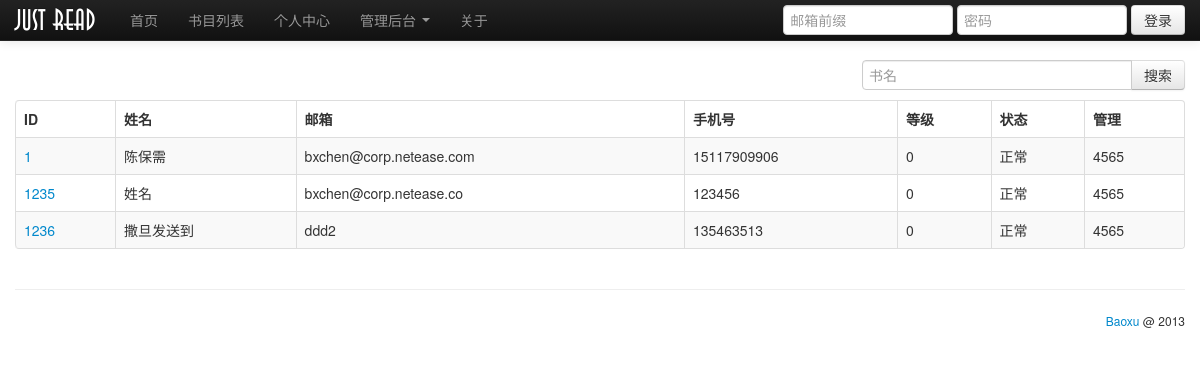
Before: /admin/user_list.php with the older database file.
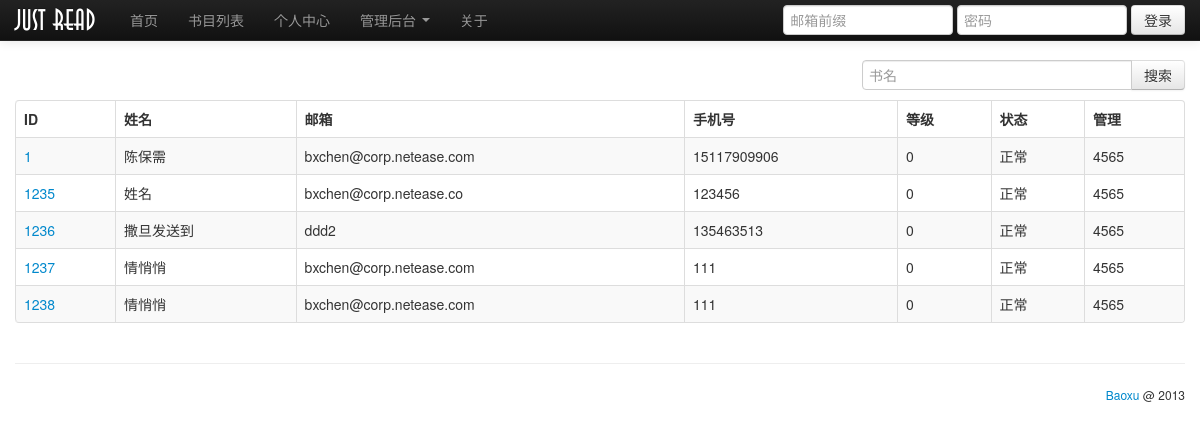
After: the same page with the newer database file.
### tables this page shows
CREATE TABLE `user` (
  `user_id` int(5) NOT NULL AUTO_INCREMENT COMMENT '用户ID-主键',
  `name` varchar(20) NOT NULL COMMENT '姓名',
  `mail` varchar(50) NOT NULL COMMENT '邮箱地址-登录名',
  `password` varchar(50) NOT NULL COMMENT '密码',
  `admin` int(1) NOT NULL DEFAULT '0' COMMENT '是否是管理员',
  `phone` bigint(11) DEFAULT NULL COMMENT '手机号',
  `head` varchar(30) DEFAULT NULL COMMENT '用户头像URI',
  `sign` varchar(300) DEFAULT NULL COMMENT '签名档',
  `level` int(1) NOT NULL DEFAULT '0' COMMENT '等级',
  `regist_time` date NOT NULL COMMENT '注册时间',
  `last_login` date DEFAULT NULL COMMENT '最后登录时间',
  `status` int(1) NOT NULL DEFAULT '1' COMMENT '帐号状态',
  `verify_code` varchar(32) DEFAULT NULL COMMENT '注册改密码等的验证码',
  PRIMARY KEY (`user_id`)
);

### admin/user_list.php (the view, shortened to what this page needs)
<!DOCTYPE html>
<html>
<head>
    <link rel = "stylesheet" href = "../css/bootstrap.min.css">
    <link rel = "stylesheet" href = "../css/bootstrap-responsive.min.css">
    <link rel = "stylesheet" href = "../css/function.css">
    <link rel = "stylesheet" href = "../css/global.css">
</head>
<body>
<?php include "../common/nav.php"; ?>
<?php
$sql = "SELECT * FROM `user`";
$result = mysql_query($sql, $conn);
$success = mysql_num_rows($result);
?>
<div class = "container">
    <div class = "input-append f-fr">
        <input class = "span3" id = "appendedInputButton" placeholder = "书名" type = "text">
        <button class = "btn" type = "button">搜索</button>
    </div>
    <table class = "table table-bordered table-hover table-striped">
        <thead>
        <tr>
            <th>ID</th>
            <th>姓名</th>
            <th>邮箱</th>
            <th>手机号</th>
            <th>等级</th>
            <th>状态</th>
            <th>管理</th>
        </tr>
        </thead>
        <tbody>
        <?php
        if($success){
            while($row = mysql_fetch_array($result)){
                $userId = $row["user_id"];
                $userName = $row["name"];
                $userMail = $row["mail"];
                $userPhone = $row["phone"];
                $userLevel = $row["level"];
                if($row["status"] == 1){
                    $userStatus = "正常";
                } elseif($row["status"] == 0){
                    $userStatus = "冻结";
                } else{
                    $userStatus = "状态错误";
                }
                echo '<tr>';
                echo '<td><a href = "user_info.php?userId=' . $userId . '">' . $userId . '</a></td>';
                echo '<td>' . $userName . '</td>';
                echo '<td>' . $userMail . '</td>';
                echo '<td>' . $userPhone . '</td>';
                echo '<td>' . $userLevel . '</td>';
                echo '<td>' . $userStatus . '</td>';
                echo '<td>' . 4565 . '</td>';
                echo '</tr>';
            }
        } else{
            echo '没有书！';
        }
        ?>
    </table>
</div>
<?php include "../common/foot.php"; ?>

### common/nav.php (shortened to what this page needs)
<div class = "navbar navbar-inverse navbar-fixed-top">
    <div class = "navbar-inner">
        <div class = "container">
            <a href = "../home" class = "brand bx-logo">Just Read</a>
            <div class = "nav-collapse collapse" style = "height: 0px;">
                <ul class = "nav">
                    <li><a href = "../home/">首页</a></li>
                    <li><a href = "../book/">书目列表</a></li>
                    <li><a href = "../user/">个人中心</a></li>
                    <li class = "dropdown">
                        <a data-toggle = "dropdown" class = "dropdown-toggle" href = "#">管理后台 <b
                                class = "caret"></b></a>
                    </li>
                    <li><a href = "../about/">关于</a></li>
                </ul>
                <?php
                if (isset($_COOKIE["userCode"])) {
                    if ($_COOKIE["userName"]) {
                        $displayName = $_COOKIE["userName"];
                    } else {
                        $displayName = substr($_COOKIE["userMail"], 0, strpos($_COOKIE["userMail"], "@"));
                    }
                    echo '<form class = "navbar-form pull-right f-dn" id = "loginForm" name = "loginForm" action = "" onsubmit = "return false;">
                    <input type = "text" placeholder = "邮箱前缀" class = "span2" name = "email" required="required"  id = "email">
                    <input type = "password" placeholder = "密码" class = "span2" name = "password" required="required"  id = "password">
                    <button class = "btn" id = "bx-login-btn" data-event-tag = "et_login_btn">登录</button>
                    </form>';
                    echo '<div id="loginSuccess" class = "navbar-form pull-right bx-login-success">' . $displayName . ' <a href="#" onclick="doLogout()"><span>注销</span></a></div>';
                } else {
                    echo '<form class = "navbar-form pull-right" id = "loginForm" name = "loginForm" action = "" onsubmit = "return false;">
                    <input type = "text" placeholder = "邮箱前缀" class = "span2" name = "email" required="required"  id = "email">
                    <input type = "password" placeholder = "密码" class = "span2" name = "password" required="required"  id = "password">
                    <button class = "btn" id = "bx-login-btn" data-event-tag = "et_login_btn">登录</button>
                    </form>';
                }
                ?>
            </div>
        </div>
    </div>
</div>

### common/foot.php (shortened to what this page needs)
<div class = "container">
    <hr>
    <footer>
        <p class = "text-right f-fs1" ><a href = "http://baoxu.net" target="_blank">Baoxu</a> @ 2013</p>
    </footer>
</div>
</body>
</html>

### css/function.css (style rules this page uses)
.f-fr { float:right; }
.f-fs1 { font-size:12px; }

### css/global.css (style rules this page uses)
body { padding: 60px 0 40px 0; }
.bx-logo { font-family: logoFont; font-size: 28px !important; }

### admin/user_list.php (style rules this page uses)
body { padding: 60px 0 40px 0; }

Changed rows visible on the page:
added user: user_id "1237", name "情悄悄", mail "bxchen@corp.netease.com", phone "111", level "0", status "正常"
added user: user_id "1238", name "情悄悄", mail "bxchen@corp.netease.com", phone "111", level "0", status "正常"
